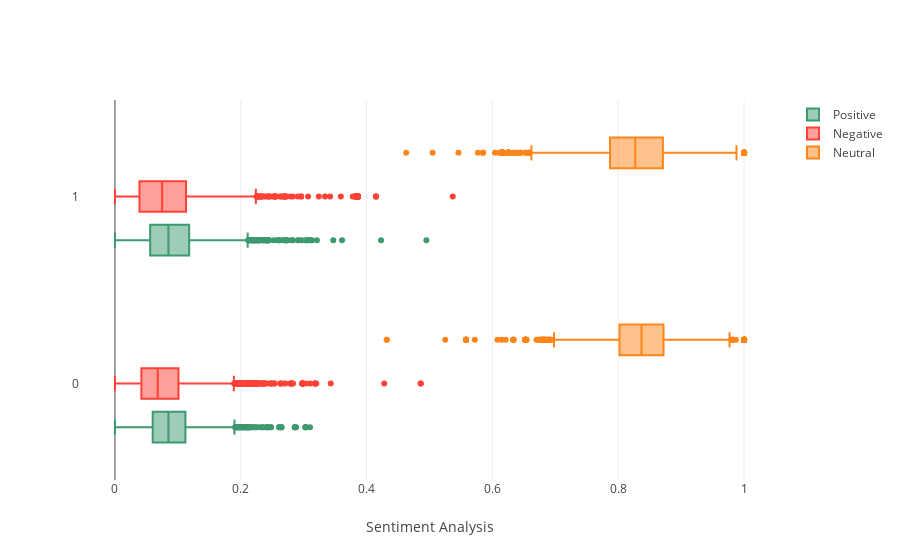

Notebook cell for this chart:
### Markdown cell above
#### Visualise the overall sentiment using the compound score
_Q: How Positive, Negative or Neutral are the sentiment of all the articles between Fake News and Real News?_

### Code cell
box_y = nltk_df['Type']

box_data = [
    {
        'x': nltk_df['pos'],
        'y': box_y,
        'name':'Positive',
        'marker': {
            'color': '#3D9970'
        },
        'boxmean': False,
        'orientation': 'h',
        "type": "box",
    },
    {
        'x': nltk_df['neg'],
        'y': box_y,
        'name':'Negative',
        'marker':{
            'color': '#FF4136',
        },
        'boxmean': False,
        'orientation': 'h',
        "type": "box",
    },
    {
        'x': nltk_df['neu'],
        'y': box_y,
        'name':'Neutral',
        'marker': {
            'color': '#FF851B',
        },
        'boxmean': False,
        'orientation': 'h',
        "type": "box",
    }
]
layout = {
    'xaxis': {
        'title': 'Sentiment Analysis',
        'zeroline': True,
    },
    'boxmode': 'group',
}
fig_6 = go.Figure(data=box_data, layout=layout)

plotly.offline.iplot(fig_6, show_link = False)

### Figure 1 — Plotly figure (JSON) as saved in the notebook; plotly's stock layout.template omitted (floating-point values rounded to 4 significant figures; data arrays with more than 128 entries replaced by an {"elided": "..."} marker saying what was removed)
{"data": [{"boxmean": false, "marker": {"color": "#3D9970"}, "name": "Positive", "orientation": "h", "type": "box", "uid": "2861b9b8-a940-11e8-aa26-308d99bcf638", "x": {"elided": "10154 float values"}, "y": {"elided": "10154 int values"}}, {"boxmean": false, "marker": {"color": "#FF4136"}, "name": "Negative", "orientation": "h", "type": "box", "uid": "2861b9b9-a940-11e8-a705-308d99bcf638", "x": {"elided": "10154 float values"}, "y": {"elided": "10154 int values"}}, {"boxmean": false, "marker": {"color": "#FF851B"}, "name": "Neutral", "orientation": "h", "type": "box", "uid": "2861b9ba-a940-11e8-83d8-308d99bcf638", "x": {"elided": "10154 float values"}, "y": {"elided": "10154 int values"}}], "layout": {"boxmode": "group", "xaxis": {"title": "Sentiment Analysis", "zeroline": true}}}
